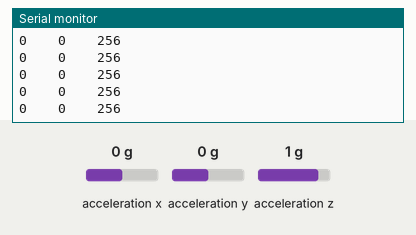
Simulated run of this sketch. Board: Arduino Uno, built with avr-gcc and run on an emulated ATmega328P. Shown: the last lines printed to the serial monitor. Wiring (inferred from the names in the program): ADXL345 accelerometer at I2C address 0x53. The test bench sets the inputs (shaded band); at power-on: acceleration z 1 g, acceleration x 0 g, acceleration y 0 g.

Above: at 1.2 s.
1.3 s: acceleration z set to 0 g
At 2.1 s:
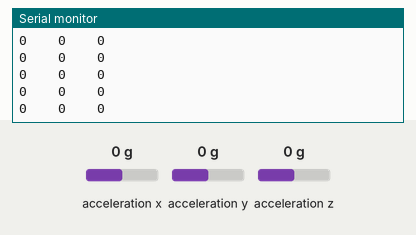
4.3 s: acceleration x set to -1.4 g
At 5.4 s:
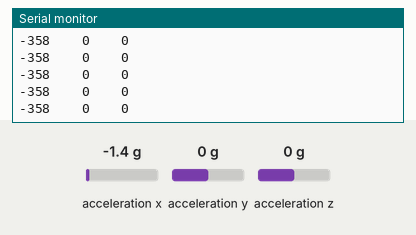
7.3 s: acceleration y set to -1.4 g
At 7.8 s:
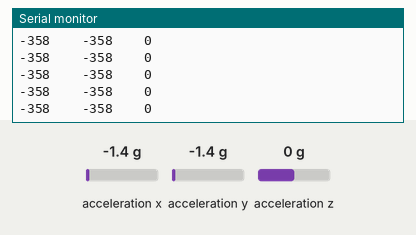
10.3 s: acceleration x set to 0 g
At 10.9 s:
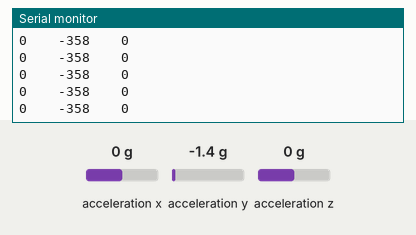
13.3 s: acceleration y set to 0 g
At 14.2 s:
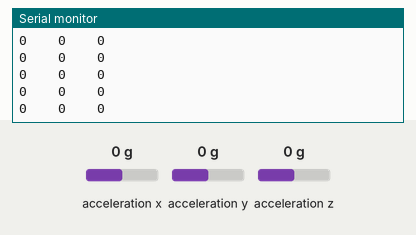
16.3 s: acceleration z set to 0.8 g
At 17.1 s:
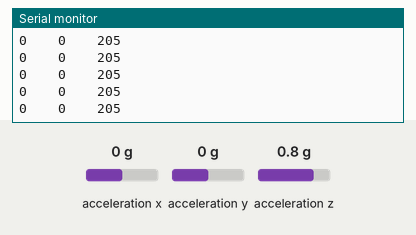
Timing chart, 0 to 19.3 s (numbered marks = the images above; inputs shaded):
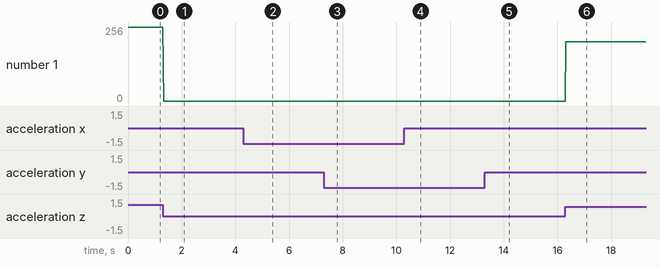

Measured:
- after the input at 1.3 s, the serial monitor: prints a new line at once (image 1)
- after the input at 4.3 s, the serial monitor: prints a new line at once (image 2)
- after the input at 7.3 s, the serial monitor: prints a new line at once (image 3)
- after the input at 10.3 s, the serial monitor: prints a new line at once (image 4)
- after the input at 13.3 s, the serial monitor: prints a new line at once (image 5)
- after the input at 16.3 s, the serial monitor: prints a new line at once (image 6)
- plotted number 1: 0 → 205 after the input at 16.3 s

The sketch:

Using_ADXL345.ino
```cpp
/*
  I2C communication protocol
  ADXL345         Arduino Uno/Nano
   GND             GND
   Vin             3.3V
   SDA             A4
   SCL             A5
  Reference:
  http://codeyoung.blogspot.in/2009/11/adxl345-accelerometer-breakout-board.html
  http://morf.lv/modules.php?name=tutorials&lasit=31
  http://www.analog.com/media/en/technical-documentation/data-sheets/ADXL345.pdf

*/
#include<Wire.h>

#define DEVICE (0x53)    //Device Address
const int numBytes = 6;  //Number of bytes to receive(two bytes for each axis)

byte values[6];          //To store the data received
int rawx, rawy, rawz;

typedef struct {
  double x;
  double y;
  double z;
} accel;
accel a;

void setup() {
  Wire.begin();
  Serial.begin(9600);

  writeTo(DEVICE, 0x2D, 0);
  writeTo(DEVICE, 0x2D, 16);
  writeTo(DEVICE, 0x2D, 8);
  writeTo(DEVICE, 0x31, 11);  // 11 for 13 bit resolution and ±16 g
  //init(60, 45, -127);
}

void loop() {
  readFrom(DEVICE, 0x32, numBytes, values);
  rawx = (((int)values[1]) << 8) | values[0];
  rawy = (((int)values[3]) << 8) | values[2];
  rawz = (((int)values[5]) << 8) | values[4];


  Serial.print(rawx); Serial.print("    ");
  Serial.print(rawy); Serial.print("    "); Serial.print(rawz); Serial.println("    ");

  a.x = rawx * 0.00390625;
  a.y = rawy * 0.00390625;
  a.z = rawz * 0.00390625;

  //Serial.print(a.x, 4); Serial.print("  ");
  //Serial.print(a.y, 4); Serial.print("  "); Serial.println(a.z, 4);
  delay(30);
}
```

offsets.ino
```cpp
/*The offset registers are each 8 bit. I used a 13 bit resoulution with 3.90625 mg/LSB, but for offset adjustment
   scale factor is 15.6 mg/LSB.
   Also z axis acceleration was around 5m/s^2 and could not be adjusted by hardware offset because z_offset was 340 and
    is out of range for a byte.
 */
void init(byte x_offset, byte y_offset, byte z_offset)
{
  writeTo(DEVICE, 0x1E, x_offset);
  writeTo(DEVICE, 0x1F, y_offset);
  writeTo(DEVICE, 0x20, z_offset);
}
```

readFrom.ino
```cpp
//Read value at a register

void readFrom(int device, byte address, int num, byte buff[]) {
  Wire.beginTransmission(device); //start transmission to device
  Wire.write(address);            //sends address to read from
  Wire.endTransmission();         //end transmission

  Wire.beginTransmission(device); //start transmission to device
  Wire.requestFrom(device, num);  // request 6 bytes from device

  int i = 0;
  while(Wire.available())
  {
    buff[i] = Wire.read();
    i++;
  }
  Wire.endTransmission(); //end transmission
}
```

writeTo.ino
```cpp
//Writing value to a register

void writeTo(int device, byte address, byte val) {
   Wire.beginTransmission(device); //start transmission to device
   Wire.write(address);            // send register address
   Wire.write(val);                // send value to write
   Wire.endTransmission();         //end transmission
}
```
